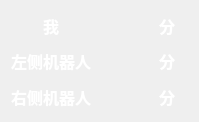
<?xml version="1.0" encoding="UTF-8"?>
<ui version="4.0">
 <class>ScorePanel</class>
 <widget class="QWidget" name="ScorePanel">
  <property name="geometry">
   <rect>
    <x>0</x>
    <y>0</y>
    <width>199</width>
    <height>122</height>
   </rect>
  </property>
  <property name="windowTitle">
   <string>Form</string>
  </property>
  <property name="styleSheet">
   <string notr="true">QLabel{
	color: rgb(255, 255, 255);
}</string>
  </property>
  <layout class="QGridLayout" name="gridLayout">
   <item row="0" column="0">
    <widget class="QLabel" name="label">
     <property name="font">
      <font>
       <pointsize>12</pointsize>
       <bold>true</bold>
      </font>
     </property>
     <property name="text">
      <string>我</string>
     </property>
     <property name="alignment">
      <set>Qt::AlignCenter</set>
     </property>
    </widget>
   </item>
   <item row="0" column="1">
    <widget class="QLabel" name="user_socre">
     <property name="font">
      <font>
       <pointsize>12</pointsize>
       <bold>true</bold>
      </font>
     </property>
     <property name="text">
      <string/>
     </property>
     <property name="alignment">
      <set>Qt::AlignCenter</set>
     </property>
    </widget>
   </item>
   <item row="0" column="2">
    <widget class="QLabel" name="label_7">
     <property name="font">
      <font>
       <pointsize>12</pointsize>
       <bold>true</bold>
      </font>
     </property>
     <property name="text">
      <string>分</string>
     </property>
     <property name="alignment">
      <set>Qt::AlignCenter</set>
     </property>
    </widget>
   </item>
   <item row="1" column="0">
    <widget class="QLabel" name="label_2">
     <property name="font">
      <font>
       <pointsize>12</pointsize>
       <bold>true</bold>
      </font>
     </property>
     <property name="text">
      <string>左侧机器人</string>
     </property>
     <property name="alignment">
      <set>Qt::AlignCenter</set>
     </property>
    </widget>
   </item>
   <item row="1" column="2">
    <widget class="QLabel" name="label_8">
     <property name="font">
      <font>
       <pointsize>12</pointsize>
       <bold>true</bold>
      </font>
     </property>
     <property name="text">
      <string>分</string>
     </property>
     <property name="alignment">
      <set>Qt::AlignCenter</set>
     </property>
    </widget>
   </item>
   <item row="2" column="0">
    <widget class="QLabel" name="label_3">
     <property name="font">
      <font>
       <pointsize>12</pointsize>
       <bold>true</bold>
      </font>
     </property>
     <property name="text">
      <string>右侧机器人</string>
     </property>
     <property name="alignment">
      <set>Qt::AlignCenter</set>
     </property>
    </widget>
   </item>
   <item row="2" column="1">
    <widget class="QLabel" name="right_socre">
     <property name="font">
      <font>
       <pointsize>12</pointsize>
       <bold>true</bold>
      </font>
     </property>
     <property name="text">
      <string/>
     </property>
     <property name="alignment">
      <set>Qt::AlignCenter</set>
     </property>
    </widget>
   </item>
   <item row="2" column="2">
    <widget class="QLabel" name="label_9">
     <property name="font">
      <font>
       <pointsize>12</pointsize>
       <bold>true</bold>
      </font>
     </property>
     <property name="text">
      <string>分</string>
     </property>
     <property name="alignment">
      <set>Qt::AlignCenter</set>
     </property>
    </widget>
   </item>
   <item row="1" column="1">
    <widget class="QLabel" name="left_score">
     <property name="font">
      <font>
       <pointsize>12</pointsize>
       <bold>true</bold>
      </font>
     </property>
     <property name="text">
      <string/>
     </property>
     <property name="alignment">
      <set>Qt::AlignCenter</set>
     </property>
    </widget>
   </item>
  </layout>
 </widget>
 <resources/>
 <connections/>
</ui>
